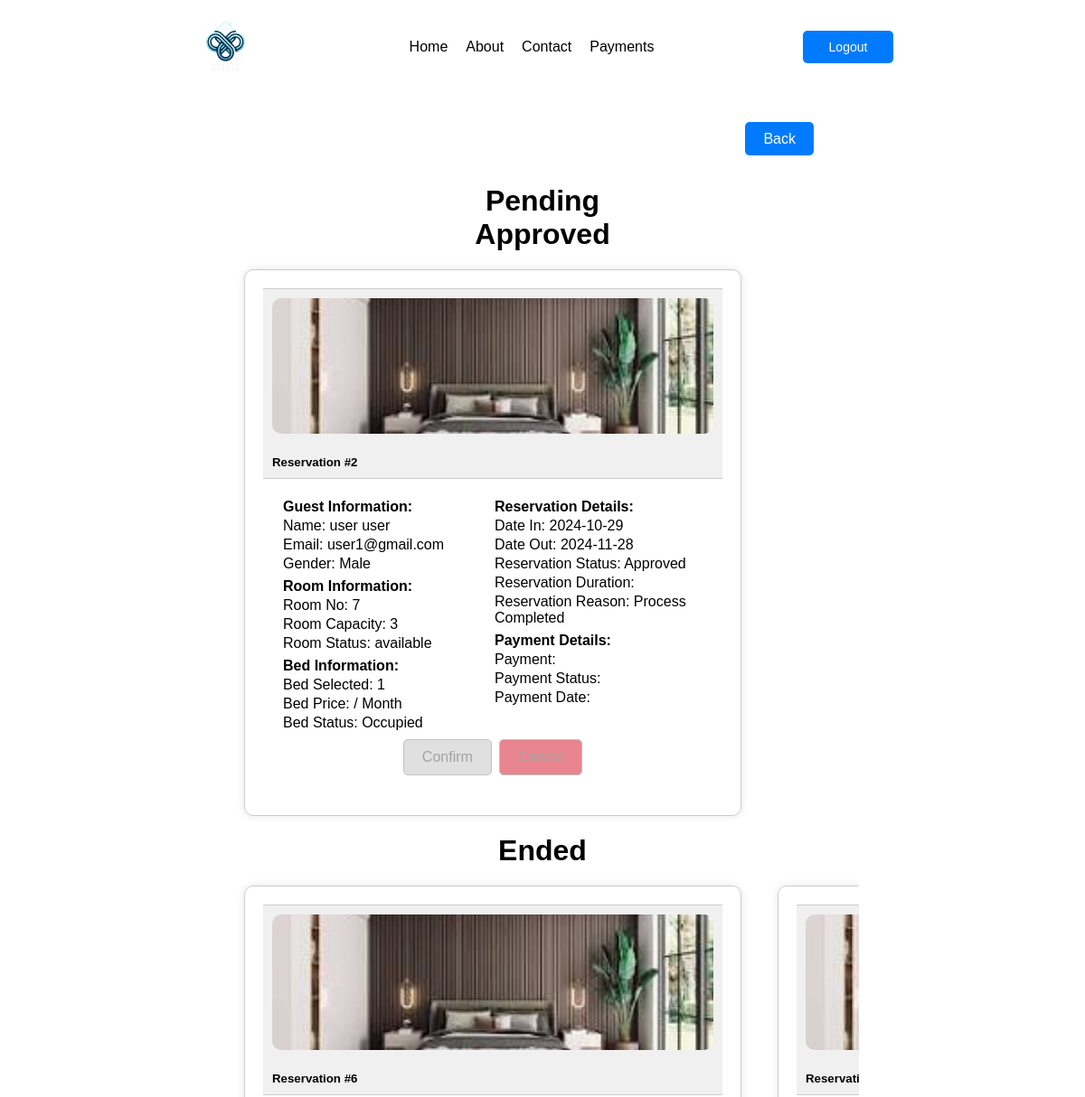
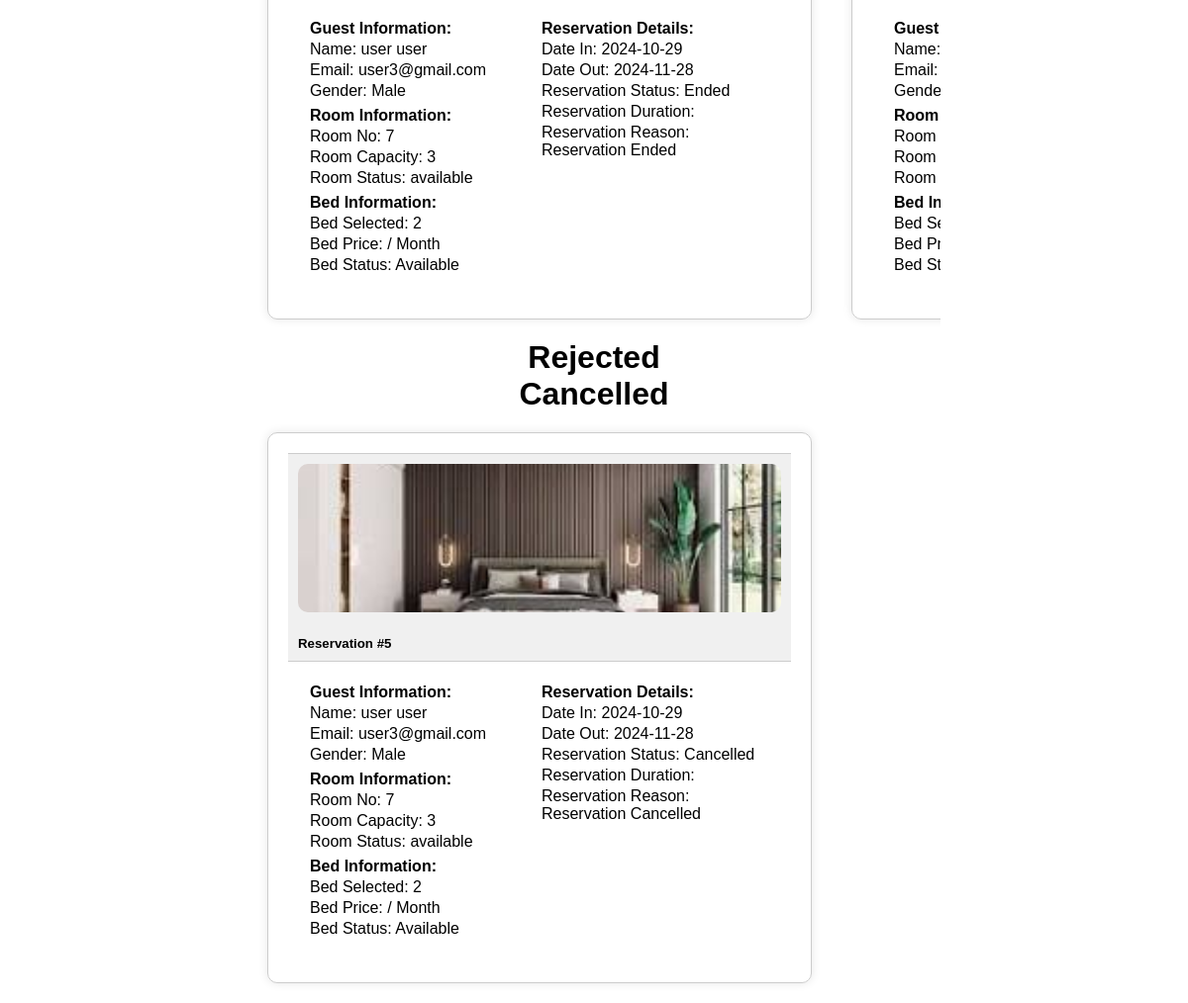
The page /reservation.php (signed in) on the database as committed earlier (2 pictures, top to bottom).
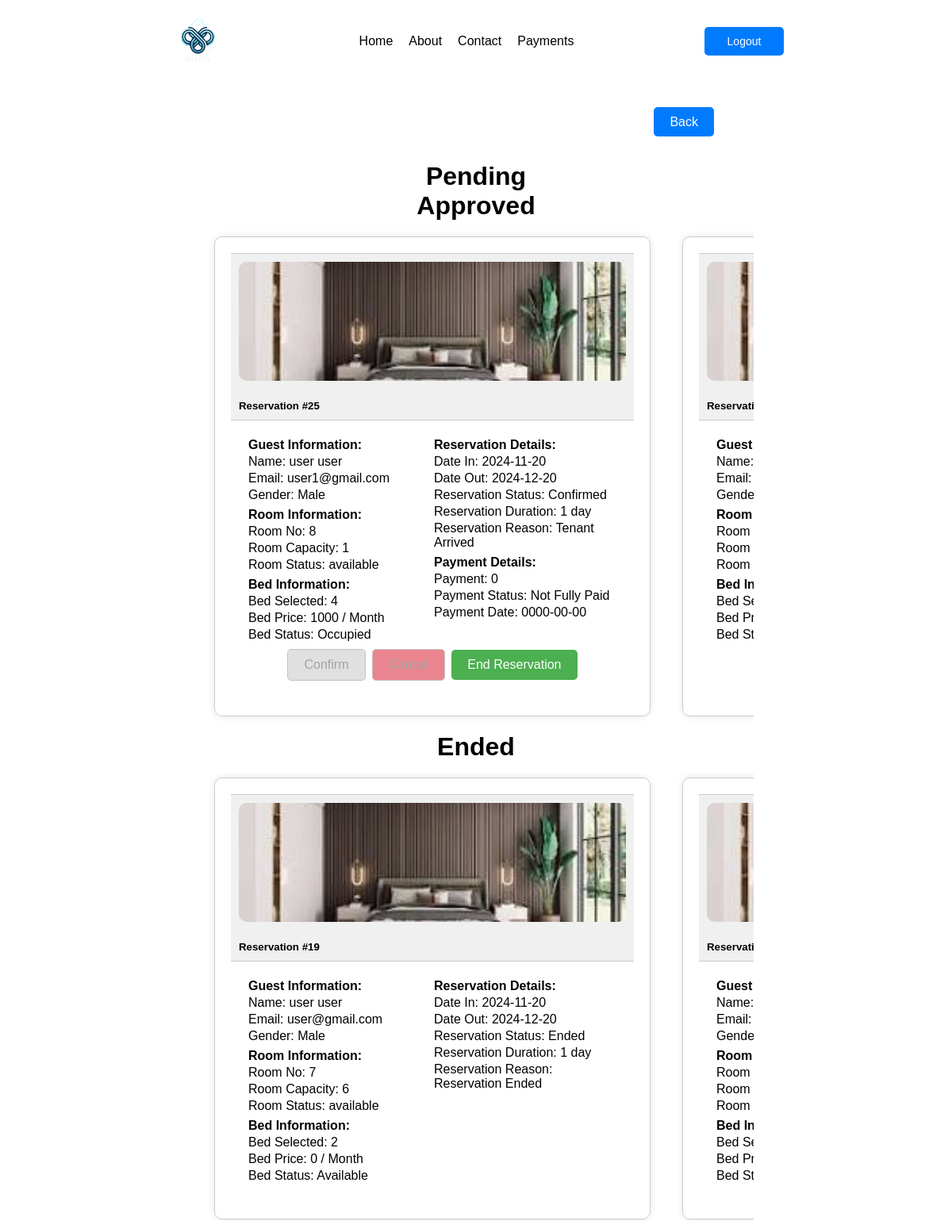
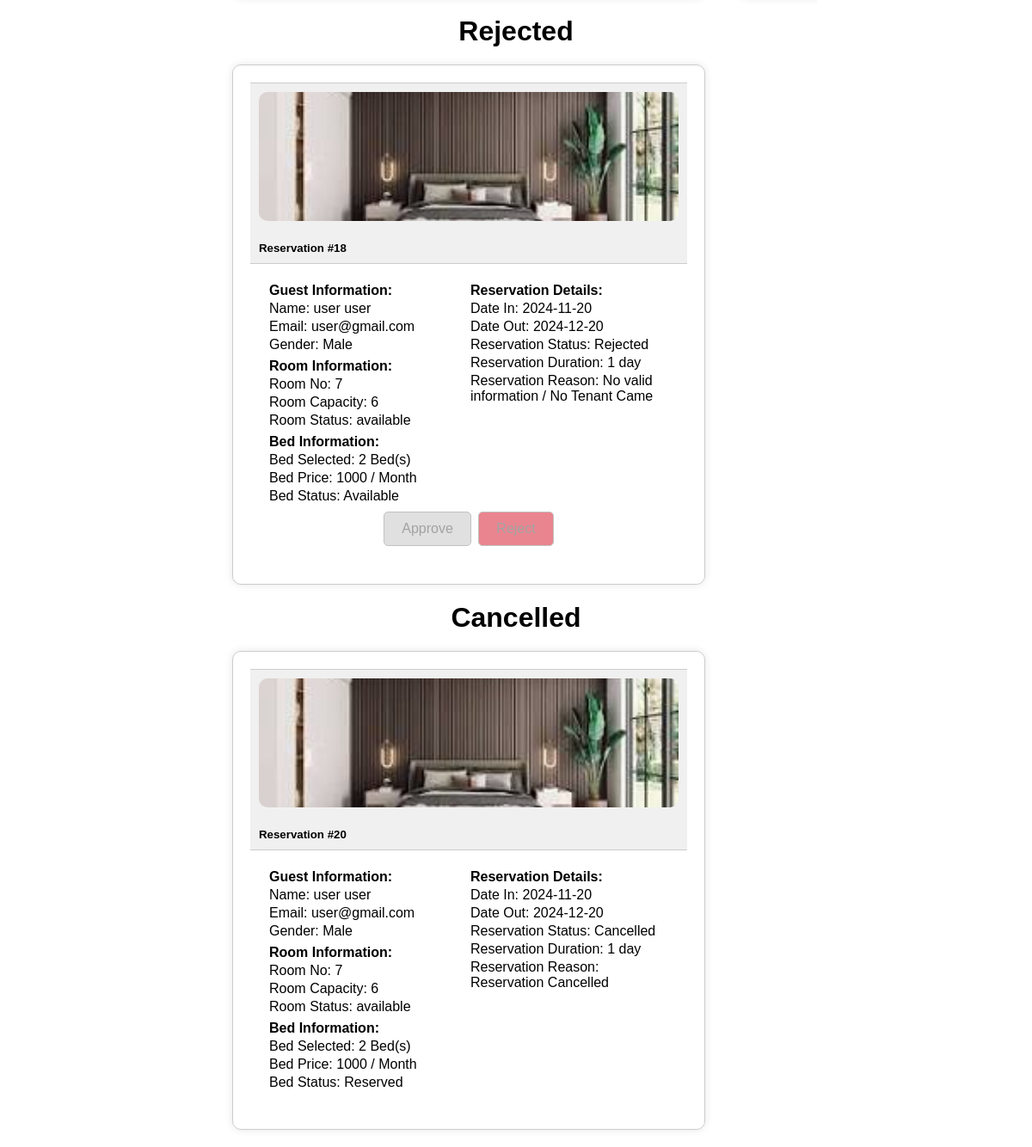
The same page on the database as committed later (2 pictures, top to bottom).
### tables this page shows
CREATE TABLE `reservation` (
  `id` int(255) NOT NULL,
  `fname` varchar(255) NOT NULL,
  `lname` varchar(255) NOT NULL,
  `email` varchar(255) NOT NULL,
  `gender` varchar(255) NOT NULL,
  `date_in` date DEFAULT NULL,
  `date_out` date DEFAULT NULL,
  `tenant_status` varchar(255) NOT NULL,
  `addons` varchar(255) NOT NULL,
  `room_no` int(255) NOT NULL,
  `bed_no` varchar(255) NOT NULL,
  `bed_price` int(255) NOT NULL,
  `bed_stat` varchar(255) NOT NULL,
  `capacity` int(255) NOT NULL,
  `amenities` varchar(255) NOT NULL,
  `price` int(255) NOT NULL,
  `image` varchar(255) NOT NULL,
  `status` varchar(255) NOT NULL,
  `res_stat` varchar(255) NOT NULL,
  `res_duration` varchar(255) NOT NULL,
  `res_reason` varchar(255) NOT NULL,
  `hname` varchar(255) NOT NULL
);

CREATE TABLE `payments` (
  `id` int(255) NOT NULL,
  `email` varchar(255) NOT NULL,
  `room_no` int(255) NOT NULL,
  `bed_no` int(255) NOT NULL,
  `bed_price` int(255) NOT NULL,
  `payment` int(255) NOT NULL,
  `pay_stat` varchar(255) NOT NULL,
  `pay_date` date DEFAULT NULL,
  `hname` varchar(255) NOT NULL
);

### reservation.php (the view, shortened to what the rows shown need)
<?php require 'php/connection.php';
?>
<!DOCTYPE html>
<html lang="en">
<head>
</head>
<body>
    <?php if (!empty($_SESSION) && $_SESSION['role'] == 'landlord'): ?>
        <h1> Pending </h1>
    <?php else: ?>
        <h1> Reservation Details </h1>
    <?php endif; ?>
    <?php
        if (!empty($_SESSION) && $_SESSION['role'] == 'landlord') {
            $hname = $_SESSION['hname'];
            $query = "SELECT * FROM reservation WHERE hname = '$hname' and res_stat = 'Confirmed' order by id desc";
            $result = mysqli_query($conn, $query);
            $fetch = mysqli_fetch_assoc($result);
            $uname = $fetch['email'];
            $query = "SELECT * FROM payments WHERE hname = '$hname' and email = '$uname'";
            $result = mysqli_query($conn, $query);
            $fetch = mysqli_fetch_assoc($result);
            $payment = $fetch['payment'];
            $paystat = $fetch['pay_stat'];
            $paydate = $fetch['pay_date'];
        }
    ?>
    <?php if (!empty($_SESSION) && $_SESSION['role'] == 'landlord') { ?>
    <h1> Approved </h1>
    <div class="container second-container">
        <?php
        if (!empty($_SESSION) && $_SESSION['role'] == 'landlord') {
            $hname = $_SESSION['hname'];
            $query = "SELECT * FROM reservation WHERE hname = '$hname' and res_stat IN ('Confirmed', 'Approved') order by id desc";
            $result = mysqli_query($conn, $query);
            while ($fetch = mysqli_fetch_assoc($result)) {
        ?>
        <div class="card">
            <div class="card-footer">
                <img src="<?php echo $fetch['image']; ?>">
            </div>
            <div class="card-header">
                <h5>Reservation #<?php echo $fetch['id']; ?></h5>
            </div>
            <div class="card-body">
                <div class="row">
                    <div class="col-md-6">
                        <p><strong>Guest Information:</strong></p>
                        <p>Name: <?php echo $fetch['fname'] . ' ' . $fetch['lname']; ?></p>
                        <p>Email: <?php echo $fetch['email']; ?></p>
                        <p>Gender: <?php echo $fetch['gender']; ?></p>
                    </div>
                    <div class="col-md-6">
                        <p><strong>Room Information:</strong></p>
                        <p>Room No: <?php echo $fetch['room_no']; ?></p>
                        <p>Room Capacity: <?php echo $fetch['capacity']; ?></p>
                        <p>Room Status: <?php echo $fetch['status']; ?></p>
                    </div>
                    <div class="col-md-6">
                        <p><strong>Bed Information:</strong></p>
                        <p>Bed Selected: <?php echo $fetch['bed_no'];?> </p>
                        <p>Bed Price: <?php echo $fetch['bed_price']; ?> / Month</p>
                        <p>Bed Status: <?php echo $fetch['bed_stat'];?> </p>
                    </div>
                </div>
                <div class="row">
                    <div class="col-md-6">
                        <p><strong>Reservation Details:</strong></p>
                        <p>Date In: <?php echo $fetch['date_in']; ?></p>
                        <p>Date Out: <?php echo $fetch['date_out']; ?></p>
                        <p>Reservation Status: <?php echo $fetch['res_stat']; ?></p>
                        <p>Reservation Duration: <?php echo $fetch['res_duration']; ?></p>
                        <p>Reservation Reason: <?php echo $fetch['res_reason']; ?></p>
                    </div>
                    <div class="col-md-6">
                        <p><strong>Payment Details:</strong></p>
                        <p>Payment: <?php echo $payment ?></p>
                        <p>Payment Status: <?php echo $paystat ?></p>
                        <p>Payment Date: <?php echo $paydate ?></p>
                    </div>
                </div>
                <?php if (!empty($_SESSION["uname"]) && !empty($_SESSION["role"]) && $_SESSION['role'] == 'landlord'){ ?>
                <div class="button-row">
                    <div class="button-col">
                        <?php if($fetch['bed_stat'] == 'Reserved'): ?>
                            <a href="php/function.php?confirm=<?php echo $fetch['id'];?>"><button>Confirm</button></a>
                            <a href="php/function.php?cancel=<?php echo $fetch['id'];?>"><button class="reject">Cancel</button></a>
                        <?php elseif($fetch['bed_stat'] == 'Occupied'): ?>
                            <a href="php/function.php?confirm=<?php echo $fetch['id'];?>"><button disabled>Confirm</button></a>
                            <a href="php/function.php?cancel=<?php echo $fetch['id'];?>"><button class="reject" disabled>Cancel</button></a>
                        <?php else: ?>
                        <?php endif; ?>
                        <?php if($fetch['bed_stat'] == 'Occupied' && $fetch['res_stat'] == 'Confirmed'): ?>
                            <a href="php/function.php?end=<?php echo $fetch['id'];?>"><button>End Reservation</button></a>
                        <?php elseif($fetch['res_stat'] == 'Ended'): ?>
                            <a href="php/function.php?end=<?php echo $fetch['id'];?>"><button disabled>End Reservation</button></a>
                        <?php else: ?>
                        <?php endif; ?>
                    </div>
                </div>
                <?php } ?>
            </div>
        </div>
        <?php
            }
        }
        ?>
    </div>
    <h1> Ended </h1>
    <div class="container">
        <?php
        if (!empty($_SESSION) && $_SESSION['role'] == 'landlord') {
            $hname = $_SESSION['hname'];
            $query = "SELECT * FROM reservation WHERE hname = '$hname' and res_stat = 'Ended'  order by id desc";
            $result = mysqli_query($conn, $query);
            while ($fetch = mysqli_fetch_assoc($result)) {
        ?>
        <div class="card">
            <div class="card-footer">
                <img src="<?php echo $fetch['image']; ?>">
            </div>
            <div class="card-header">
                <h5>Reservation #<?php echo $fetch['id']; ?></h5>
            </div>
            <div class="card-body">
                <div class="row">
                <div class="col-md-6">
                        <p><strong>Guest Information:</strong></p>
                        <p>Name: <?php echo $fetch['fname'] . ' ' . $fetch['lname']; ?></p>
                        <p>Email: <?php echo $fetch['email']; ?></p>
                        <p>Gender: <?php echo $fetch['gender']; ?></p>
                    </div>
                    <div class="col-md-6">
                        <p><strong>Room Information:</strong></p>
                        <p>Room No: <?php echo $fetch['room_no']; ?></p>
                        <p>Room Capacity: <?php echo $fetch['capacity']; ?></p>
                        <p>Room Status: <?php echo $fetch['status']; ?></p>
                    </div>
                    <div class="col-md-6">
                        <p><strong>Bed Information:</strong></p>
                        <p>Bed Selected: <?php echo $fetch['bed_no'];?> </p>
                        <p>Bed Price: <?php echo $fetch['bed_price']; ?> / Month</p>
                        <p>Bed Status: <?php echo $fetch['bed_stat'];?> </p>
                    </div>
                </div>
                <div class="row">
                    <div class="col-md-6">
                        <p><strong>Reservation Details:</strong></p>
                        <p>Date In: <?php echo $fetch['date_in']; ?></p>
                        <p>Date Out: <?php echo $fetch['date_out']; ?></p>
                        <p>Reservation Status: <?php echo $fetch['res_stat']; ?></p>
                        <p>Reservation Duration: <?php echo $fetch['res_duration']; ?></p>
                        <p>Reservation Reason: <?php echo $fetch['res_reason']; ?></p>
                    </div>
                </div>
            </div>
        </div>
        <?php
            }
        }
        ?>
    </div>
    <h1> Rejected </h1>
    <div class="container">
        <?php
        if (!empty($_SESSION) && $_SESSION['role'] == 'landlord') {
            $hname = $_SESSION['hname'];
            $query = "SELECT * FROM reservation WHERE hname = '$hname' and res_stat = 'Rejected'  order by id desc";
            $result = mysqli_query($conn, $query);
            while ($fetch = mysqli_fetch_assoc($result)) {
        ?>
        <div class="card">
            <div class="card-footer">
                <img src="<?php echo $fetch['image']; ?>">
            </div>
            <div class="card-header">
                <h5>Reservation #<?php echo $fetch['id']; ?></h5>
            </div>
            <div class="card-body">
                <div class="row">
                <div class="col-md-6">
                        <p><strong>Guest Information:</strong></p>
                        <p>Name: <?php echo $fetch['fname'] . ' ' . $fetch['lname']; ?></p>
                        <p>Email: <?php echo $fetch['email']; ?></p>
                        <p>Gender: <?php echo $fetch['gender']; ?></p>
                    </div>
                    <div class="col-md-6">
                        <p><strong>Room Information:</strong></p>
                        <p>Room No: <?php echo $fetch['room_no']; ?></p>
                        <p>Room Capacity: <?php echo $fetch['capacity']; ?></p>
                        <p>Room Status: <?php echo $fetch['status']; ?></p>
                    </div>
                    <div class="col-md-6">
                        <p><strong>Bed Information:</strong></p>
                        <p>Bed Selected: <?php echo $fetch['bed_no'];?> </p>
                        <p>Bed Price: <?php echo $fetch['bed_price']; ?> / Month</p>
                        <p>Bed Status: <?php echo $fetch['bed_stat'];?> </p>
                    </div>
                </div>
                <div class="row">
                    <div class="col-md-6">
                        <p><strong>Reservation Details:</strong></p>
                        <p>Date In: <?php echo $fetch['date_in']; ?></p>
                        <p>Date Out: <?php echo $fetch['date_out']; ?></p>
                        <p>Reservation Status: <?php echo $fetch['res_stat']; ?></p>
                        <p>Reservation Duration: <?php echo $fetch['res_duration']; ?></p>
                        <p>Reservation Reason: <?php echo $fetch['res_reason']; ?></p>
                    </div>
                </div>
                <?php if (!empty($_SESSION["uname"]) && !empty($_SESSION["role"]) && $_SESSION['role'] == 'landlord'){ ?>
                <div class="button-row">
                    <div class="button-col">
                        <?php if($fetch['res_stat'] == 'Approved'): ?>
                            <a href="php/function.php?approve=<?php echo $fetch['id'];?>"><button disabled>Approve</button></a>
                            <a href="php/function.php?reject=<?php echo $fetch['id'];?>"><button class="reject" disabled>Reject</button></a>
                        <?php elseif($fetch['res_stat'] == 'Pending'): ?>
                            <a href="php/function.php?approve=<?php echo $fetch['id'];?>"><button>Approve</button></a>
                            <a href="php/function.php?reject=<?php echo $fetch['id'];?>"><button class="reject">Reject</button></a>
                        <?php elseif($fetch['res_stat'] == 'Rejected'): ?>
                            <a href="php/function.php?approve=<?php echo $fetch['id'];?>"><button disabled>Approve</button></a>
                            <a href="php/function.php?reject=<?php echo $fetch['id'];?>"><button class="reject" disabled>Reject</button></a>
                        <?php else: ?>
                        <?php endif; ?>
                    </div>
                </div>
                <?php } ?>
            </div>
        </div>
        <?php
            }
        }
        ?>
    </div>
    <h1> Cancelled </h1>
    <div class="container">
        <?php
        if (!empty($_SESSION) && $_SESSION['role'] == 'landlord') {
            $hname = $_SESSION['hname'];
            $query = "SELECT * FROM reservation WHERE hname = '$hname' and res_stat = 'Cancelled'  order by id desc";
            $result = mysqli_query($conn, $query);
            while ($fetch = mysqli_fetch_assoc($result)) {
        ?>
        <div class="card">
            <div class="card-footer">
                <img src="<?php echo $fetch['image']; ?>">
            </div>
            <div class="card-header">
                <h5>Reservation #<?php echo $fetch['id']; ?></h5>
            </div>
            <div class="card-body">
                <div class="row">
                <div class="col-md-6">
                        <p><strong>Guest Information:</strong></p>
                        <p>Name: <?php echo $fetch['fname'] . ' ' . $fetch['lname']; ?></p>
                        <p>Email: <?php echo $fetch['email']; ?></p>
                        <p>Gender: <?php echo $fetch['gender']; ?></p>
                    </div>
                    <div class="col-md-6">
                        <p><strong>Room Information:</strong></p>
                        <p>Room No: <?php echo $fetch['room_no']; ?></p>
                        <p>Room Capacity: <?php echo $fetch['capacity']; ?></p>
                        <p>Room Status: <?php echo $fetch['status']; ?></p>
                    </div>
                    <div class="col-md-6">
                        <p><strong>Bed Information:</strong></p>
                        <p>Bed Selected: <?php echo $fetch['bed_no'];?> </p>
                        <p>Bed Price: <?php echo $fetch['bed_price']; ?> / Month</p>
                        <p>Bed Status: <?php echo $fetch['bed_stat'];?> </p>
                    </div>
                </div>
                <div class="row">
                    <div class="col-md-6">
                        <p><strong>Reservation Details:</strong></p>
                        <p>Date In: <?php echo $fetch['date_in']; ?></p>
                        <p>Date Out: <?php echo $fetch['date_out']; ?></p>
                        <p>Reservation Status: <?php echo $fetch['res_stat']; ?></p>
                        <p>Reservation Duration: <?php echo $fetch['res_duration']; ?></p>
                        <p>Reservation Reason: <?php echo $fetch['res_reason']; ?></p>
                    </div>
                </div>
            </div>
        </div>
        <?php
            }
        }
        ?>
    </div>
    <?php } ?>
</body>
</html>

Rows that differ between the two databases and show on the page:
removed reservation: image (picture), id "2", fname "user", lname "user", email "user1@gmail.com", gender "Male", room_no "7", capacity "3", status "available", bed_no "1", bed_stat "Occupied", date_in "2024-10-29", date_out "2024-11-28", res_stat "Approved", res_reason "Process Completed"
removed reservation: image (picture), id "6", fname "user", lname "user", email "user3@gmail.com", gender "Male", room_no "7", capacity "3", status "available", bed_no "2", bed_stat "Available", date_in "2024-10-29", date_out "2024-11-28", res_stat "Ended", res_reason "Reservation Ended"
removed reservation: image (picture), id "5", fname "user", lname "user", email "user3@gmail.com", gender "Male", room_no "7", capacity "3", status "available", bed_no "2", bed_stat "Available", date_in "2024-10-29", date_out "2024-11-28", res_stat "Cancelled", res_reason "Reservation Cancelled"
added reservation: image (picture), id "25", fname "user", lname "user", email "user1@gmail.com", gender "Male", room_no "8", capacity "1", status "available", bed_no "4", bed_price "1000", bed_stat "Occupied", date_in "2024-11-20", date_out "2024-12-20", res_stat "Confirmed", res_duration "1 day", res_reason "Tenant Arrived", shown under "Approved"
added payments: payment "0", pay_stat "Not Fully Paid", pay_date "0000-00-00"
added reservation: image (picture), shown under "Approved"
added reservation: image (picture), id "19", fname "user", lname "user", email "user@gmail.com", gender "Male", room_no "7", capacity "6", status "available", bed_no "2", bed_price "0", bed_stat "Available", date_in "2024-11-20", date_out "2024-12-20", res_stat "Ended", res_duration "1 day", res_reason "Reservation Ended"
added reservation: image (picture), id "18", fname "user", lname "user", email "user@gmail.com", gender "Male", room_no "7", capacity "6", status "available", bed_no "2 Bed(s)", bed_price "1000", bed_stat "Available", date_in "2024-11-20", date_out "2024-12-20", res_stat "Rejected", res_duration "1 day", res_reason "No valid information / No Tenant Came"
added reservation: image (picture), id "20", fname "user", lname "user", email "user@gmail.com", gender "Male", room_no "7", capacity "6", status "available", bed_no "2 Bed(s)", bed_price "1000", bed_stat "Reserved", date_in "2024-11-20", date_out "2024-12-20", res_stat "Cancelled", res_duration "1 day", res_reason "Reservation Cancelled"
